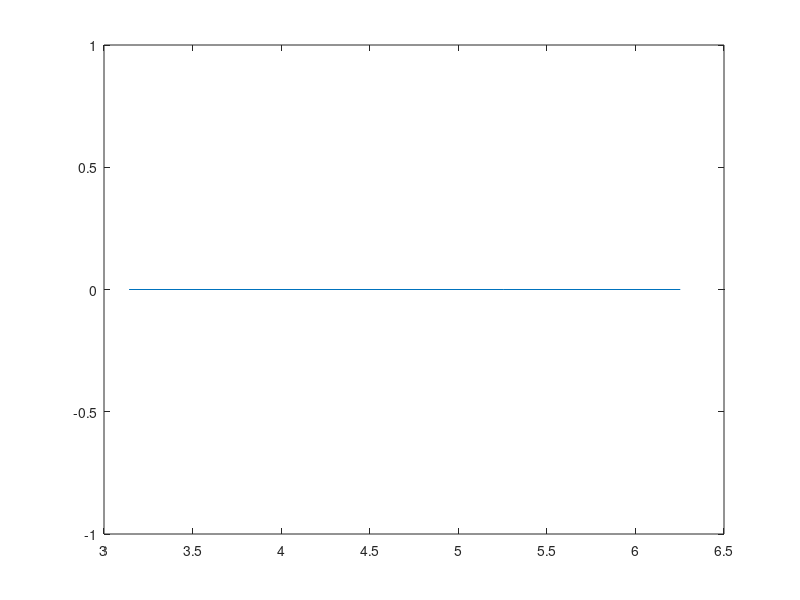

This chart was generated by the following MATLAB code:
%Octave script 
%Title       : funciones de minimo material 
%Descripcion : Se realizara el codigo que resuelva inecuaciones y grafique 
%Author      : Jafet Martinez Meza, Adriana Trejo Patricio , Jonathan Aparicio Quintanar 
%Date        : 202123653, 202123048,  
%Version     : 1.0
%Usage       : C:\Users\Toshiba\Documents\octave XD
clear
% Ejemplo mínimo de material para envase cilindrico
% Rango de 0.0.1..59.4 i:0.0
r=0:0.1:6.2532;
r2=0:0.1:248.05;
% Valor de la funcion
x=100*r
y=200*r2

%Dibujar x.y
datos = [x+6.2532>3.1416] 
datos = [100 x + 200 y] 
x = [3.1416,3.1416,5.2532,6.2532];
y =(x.^2+15<20)
plot(x,y)
